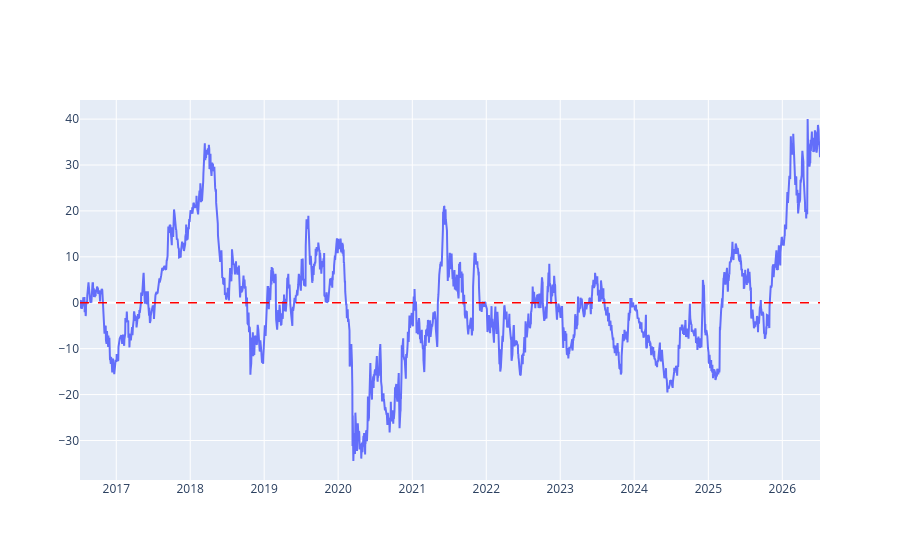

The cell this chart's notebook holds for it:
### Code cell
fig = go.Figure()

fig.add_scatter(
    x=serie_precos.index,
    y=residuo,
    name="Resíduo (%)"
)

fig.add_hline(
    y=0,
    line_color="red",
    line_width=1.5,
    line_dash="dash"
)

fig.show()

### Figure 1 — Plotly figure (JSON) as saved in the notebook; plotly's stock layout.template omitted (floating-point values rounded to 4 significant figures; data arrays with more than 128 entries replaced by an {"elided": "..."} marker saying what was removed)
{"data": [{"name": "Resíduo (%)", "type": "scatter", "x": {"elided": "2491 str values"}, "y": {"elided": "2491 float values"}}], "layout": {"shapes": [{"line": {"color": "red", "dash": "dash", "width": 1.5}, "type": "line", "x0": 0, "x1": 1, "xref": "x domain", "y0": 0, "y1": 0, "yref": "y"}]}}
